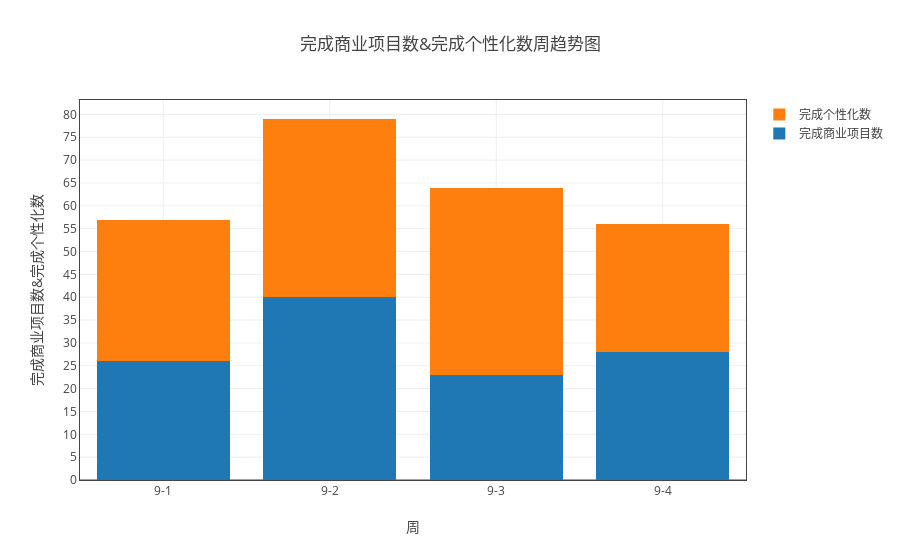
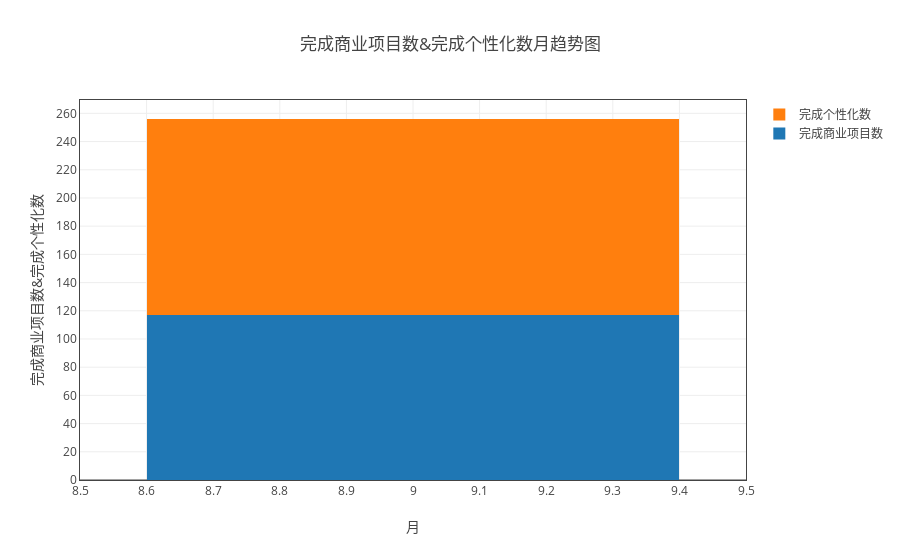

The notebook cell these images were saved under, in order:
### Markdown cell above
### 分析组完成项目数

### Code cell
ss = myModule.format(all_df1 ,"日期（格式“月-周次”）" ,['完成商业项目数','完成个性化数'])
myModule.myPlot(ss.groupby('sum')).plot('stack_bar')
ss = myModule.format(all_df1 ,"month" ,['完成商业项目数','完成个性化数'])
myModule.myPlot(ss.groupby('sum')).plot('stack_bar',"月")

### Figure 1 — Plotly figure (JSON) as saved in the notebook; plotly's stock layout.template omitted (floating-point values rounded to 4 significant figures)
{"data": [{"name": "完成商业项目数", "type": "bar", "uid": "4f334e96-cc5a-11e8-8ddb-a41f72875c19", "x": ["9-1", "9-2", "9-3", "9-4"], "y": [26, 40, 23, 28]}, {"name": "完成个性化数", "type": "bar", "uid": "4f334e97-cc5a-11e8-8ddb-a41f72875c19", "x": ["9-1", "9-2", "9-3", "9-4"], "y": [31, 39, 41, 28]}], "layout": {"barmode": "stack", "title": "完成商业项目数&完成个性化数周趋势图", "xaxis": {"mirror": "all", "nticks": 20, "showgrid": true, "showline": true, "title": "周", "zeroline": true}, "yaxis": {"mirror": "all", "nticks": 20, "showgrid": true, "showline": true, "title": "完成商业项目数&完成个性化数", "zeroline": true}}}

### Figure 2 — Plotly figure (JSON) as saved in the notebook; plotly's stock layout.template omitted (floating-point values rounded to 4 significant figures)
{"data": [{"name": "完成商业项目数", "type": "bar", "uid": "4f334e98-cc5a-11e8-8ddb-a41f72875c19", "x": [9], "y": [117]}, {"name": "完成个性化数", "type": "bar", "uid": "4f334e99-cc5a-11e8-8ddb-a41f72875c19", "x": [9], "y": [139]}], "layout": {"barmode": "stack", "title": "完成商业项目数&完成个性化数月趋势图", "xaxis": {"mirror": "all", "nticks": 20, "showgrid": true, "showline": true, "title": "月", "zeroline": true}, "yaxis": {"mirror": "all", "nticks": 20, "showgrid": true, "showline": true, "title": "完成商业项目数&完成个性化数", "zeroline": true}}}
